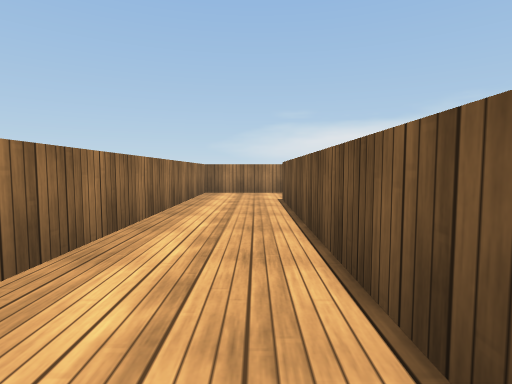
[1] (above)

16 first-person views from a walk through a 3-D level made in the Unity game engine. The camera is 0.31 m above the floor, tilts 4° down and sees 80° across. The floor is counted in squares, 0.5 m on a side. Each view is taken from the middle of a square. On the plan, view 1 faces up. The plan holds only what a view shows up to about 9 squares ahead; the rest is blank. The place goes on beyond the plan. Surface patterns are stand-ins for the level's own textures.

[2]
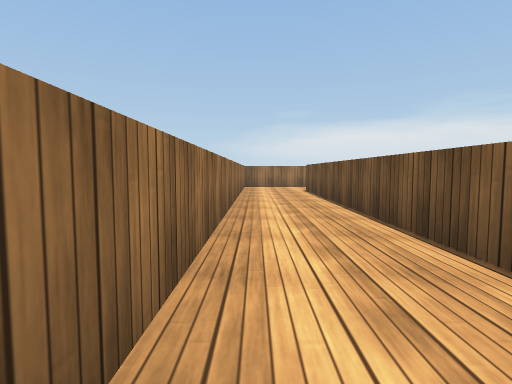

[3]
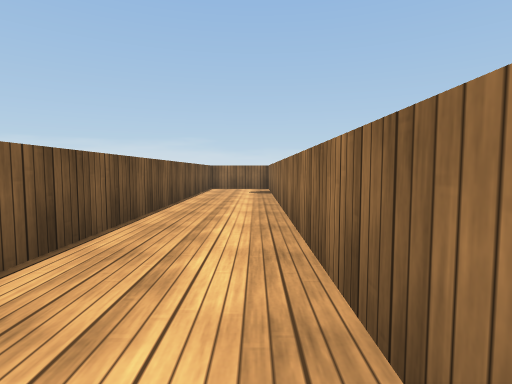

[4]
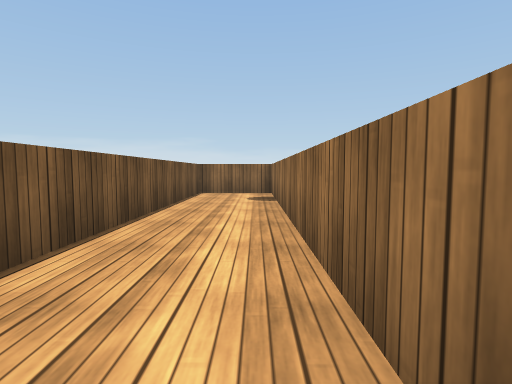

[5]
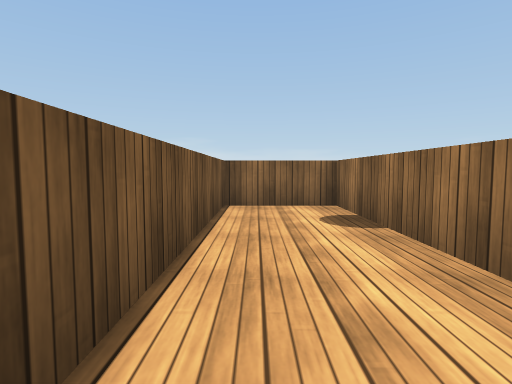

[6]
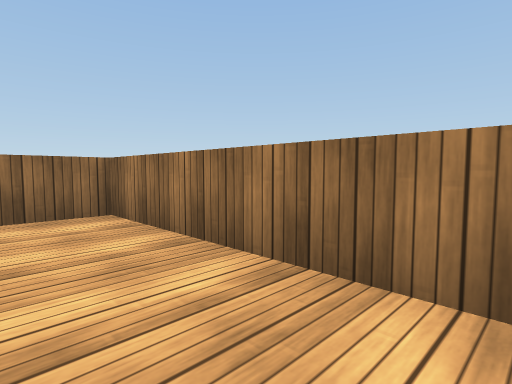

[7]
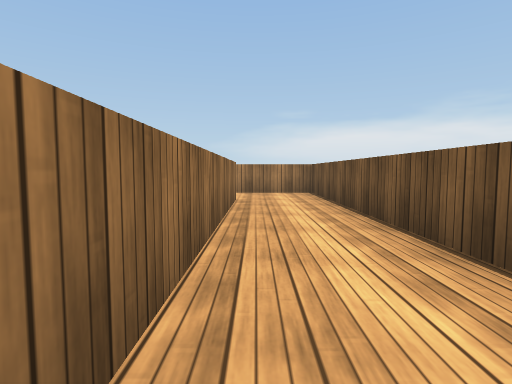

[8]
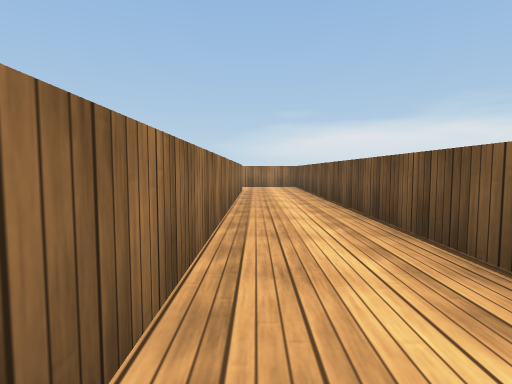

[9]
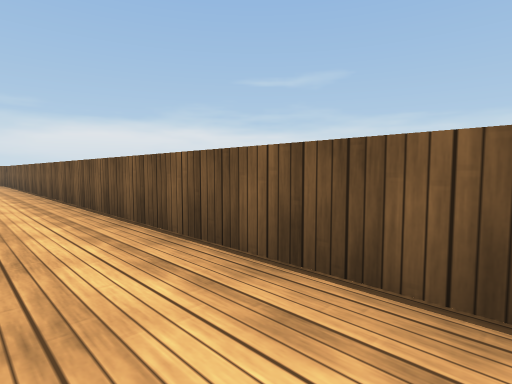

[10]
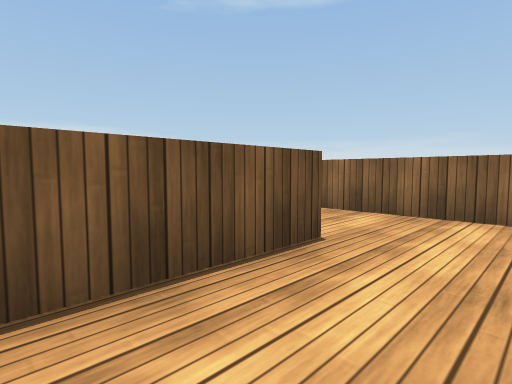

[11]
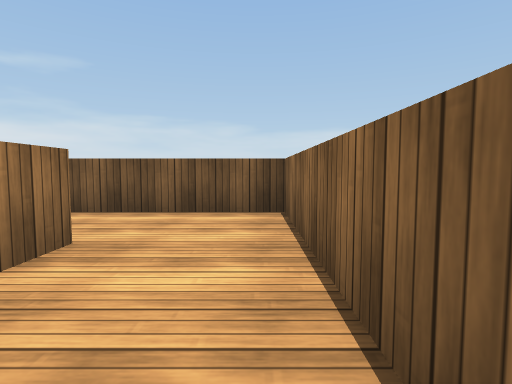

[12]
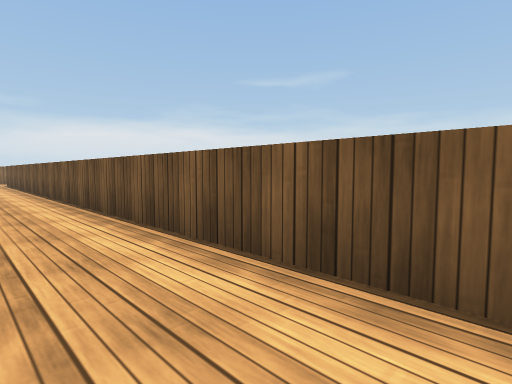

[13]
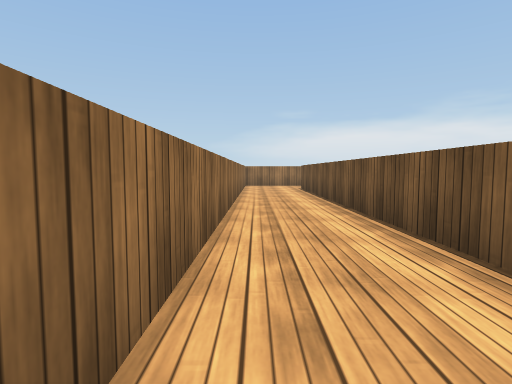

[14]
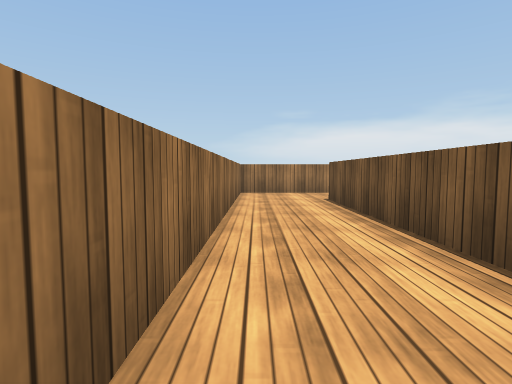

[15]
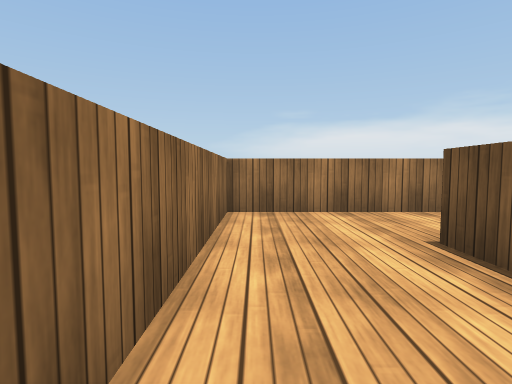

[16]
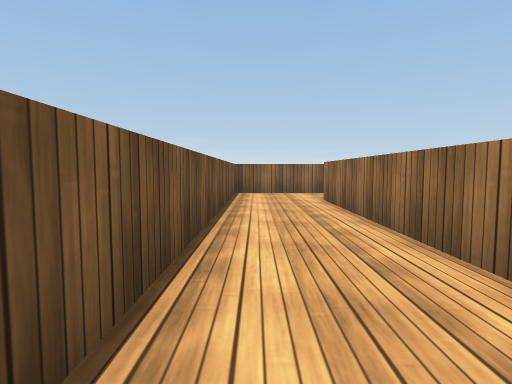

### Floor plan
Ten units are one square. View 1 is at (0, 0); x grows to the right and y downward. Boxes are objects, and circles mark ways between rooms. Rooms are numbered by the first view taken in them; rooms with no view inside come last. Other rooms are left out.
<svg viewBox="-19 -91 103 190">
<path fill="none" stroke="#000" d="M16 -86 -14 -86 -14 94 6 94 6 -65M46 74 36 74 36 -86 16 -86M16 -64 16 26M24 94 46 94M79 -86 46 -86 46 74M46 94 66 94 66 -66"/>
<circle cx="10" cy="-75" r="3" fill="#2a7"/>
<circle cx="40" cy="85" r="3" fill="#2a7"/>
<text x="0" y="0">1</text>
<text x="30" y="10">2</text>
<text x="60" y="0">3</text>
</svg>
Room 1 opens to room 2. Room 2 opens to room 3.

Where each view was taken, in squares from view 1:
view 1: 0 up, 0 right, facing up
view 2: 3 down, 1 left, facing up
view 3: 1 up, 1 left, facing down
view 4: 1 down, 1 left, facing down
view 5: 4 down, 0 right, facing down
view 6: 7 up, 3 right, facing up-left
view 7: 0 up, 2 right, facing up
view 8: 3 down, 2 right, facing up
view 9: 7 down, 2 right, facing up-right
view 10: 5 down, 2 right, facing down-right
view 11: 9 down, 2 right, facing right
view 12: 9 down, 5 right, facing up-right
view 13: 4 down, 5 right, facing up
view 14: 0 up, 5 right, facing up
view 15: 4 up, 5 right, facing up
view 16: 1 down, 6 right, facing down
